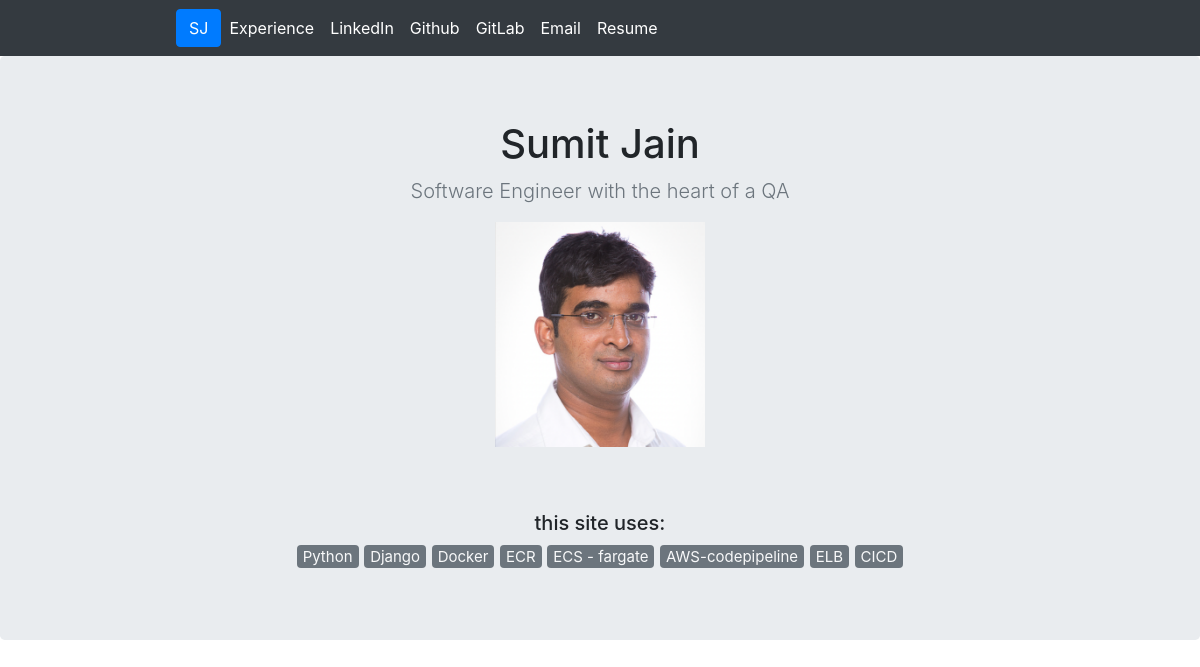
The app's page /, older data.
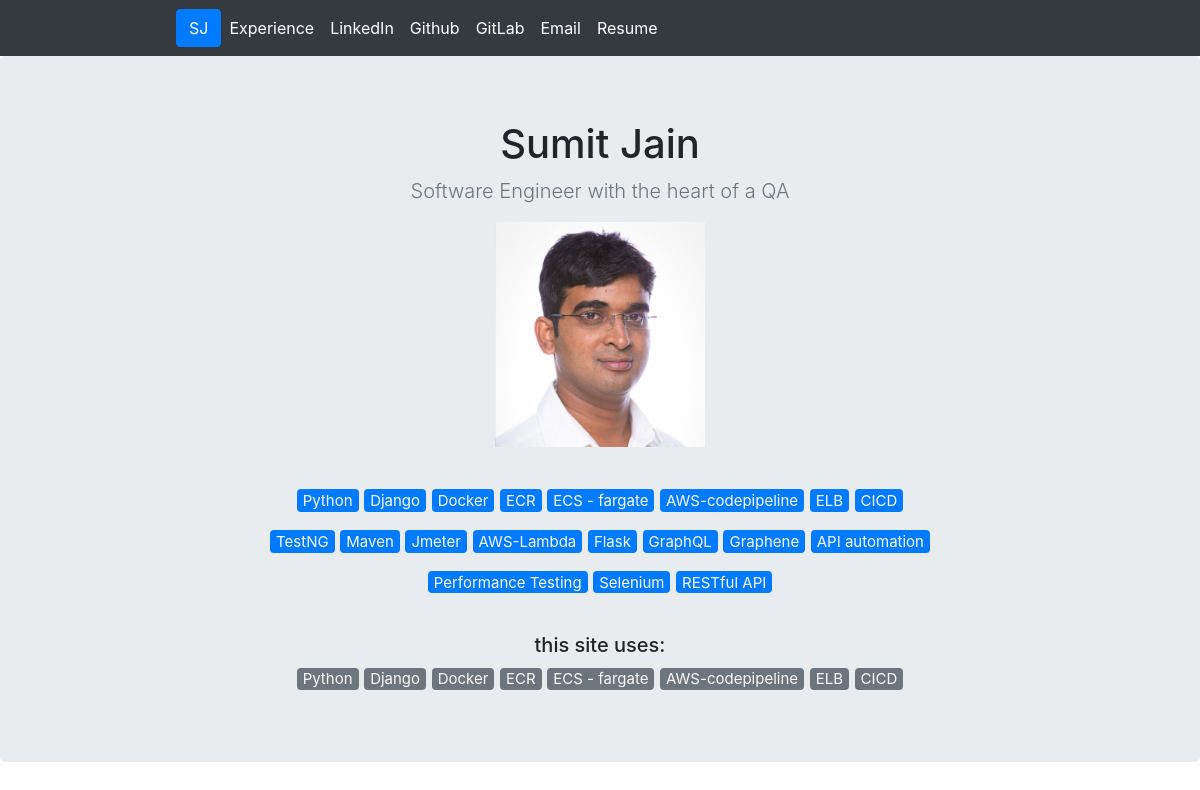
The same page, newer data.
### app/models.py (models this page shows)
class Skill(models.Model):
    name = models.CharField(max_length=50, blank=True)

### app/views.py (the view)
# urls.py: path('', views.home, name='sumit'),
def home(request):
    skills = Skill.objects
    return render(request, 'app/sumit.html', {"skills": skills})

### app/templates/app/sumit.html (shortened to what this page needs)
<!doctype html>
<html lang="en">
  <head>
    {% load static %}
    <link rel="stylesheet" href="https://stackpath.bootstrapcdn.com/bootstrap/4.1.0/css/bootstrap.min.css">
  </head>
  <body>
    <header>
      <nav class="navbar navbar-expand-lg navbar-dark bg-dark">
         <a  href="{% url 'sumit' %}" class="btn btn-primary" style="margin-left:10rem; float:right" >SJ</a>
          <div class="collapse navbar-collapse" id="navbarNav">
            <ul class="navbar-nav">
              <li class="nav-item active">
                <a class="nav-link" href="{% url 'jobs' %}" target="_blank">Experience <span class="sr-only">(current)</span></a>
              </li>
              <li class="nav-item active">
                <a class="nav-link" href="https://www.linkedin.com/in/sumitj/" target="_blank">LinkedIn</a>
              </li>
              <li class="nav-item active">
                <a class="nav-link" href="https://github.com/SumitJainUTD" target="_blank">Github</a>
              </li>
              <li class="nav-item active">
                <a class="nav-link" href="https://gitlab.com/SumitJain007" target="_blank">GitLab</a>
              </li>
                <li class="nav-item active">
                <a class="nav-link" href="mailto:SumitJain0612@gmail.com" target="_blank">Email</a>
              </li>
                <li class="nav-item active">
                <a class="nav-link" href="https://app.box.com/s/tbkpgxb3eeip4hk837zhwn4gtmtblwz8" target="_blank">Resume</a>
              </li>
            </ul>
          </div>
      </nav>
    </header>
    <main role="main">
      <section class="jumbotron text-center">
        <div class="container">
          <h1 class="jumbotron-heading">Sumit Jain</h1>
          <p class="lead text-muted">Software Engineer with the heart of a QA</p>
          <img src="{% static 'sjain.png' %}" height=225/>
            <p>
                <h5 style="font-weight:normal">
                    {% for skill in skills.all %}
                        <span style="font-weight:normal" class="badge bg-primary text-light">{{ skill.name}}</span>
                    {% endfor %}
                </h5>
            </p>
            <br>
                <h5>
                    this site uses:
                </h5>
             <h5 style="font-weight:normal">
                    <span style="font-weight:normal" class="lead badge bg-secondary text-light">Python</span>
                    <span style="font-weight:normal" class="badge bg-secondary text-light">Django</span>
                    <span style="font-weight:normal" class="badge bg-secondary text-light">Docker</span>
                    <span style="font-weight:normal" class="badge bg-secondary text-light">ECR</span>
                    <span style="font-weight:normal" class="badge bg-secondary text-light">ECS - fargate</span>
                    <span style="font-weight:normal" class="badge bg-secondary text-light">AWS-codepipeline</span>
                    <span style="font-weight:normal" class="badge bg-secondary text-light">ELB</span>
                    <span style="font-weight:normal" class="badge bg-secondary text-light">CICD</span>
                </h5>
        </div>
      </section>
    </main>
  </body>
</html>

Row changes from the older to the newer data that the page shows:
added Skill: name "Python"
added Skill: name "Django"
added Skill: name "Docker"
added Skill: name "ECR"
added Skill: name "ECS - fargate"
added Skill: name "AWS-codepipeline"
added Skill: name "ELB"
added Skill: name "CICD"
added Skill: name "TestNG"
added Skill: name "Maven"
added Skill: name "Jmeter"
added Skill: name "AWS-Lambda"
added Skill: name "Flask"
added Skill: name "GraphQL"
added Skill: name "Graphene"
added Skill: name "API automation"
added Skill: name "Performance Testing"
added Skill: name "Selenium"
added Skill: name "RESTful API"
